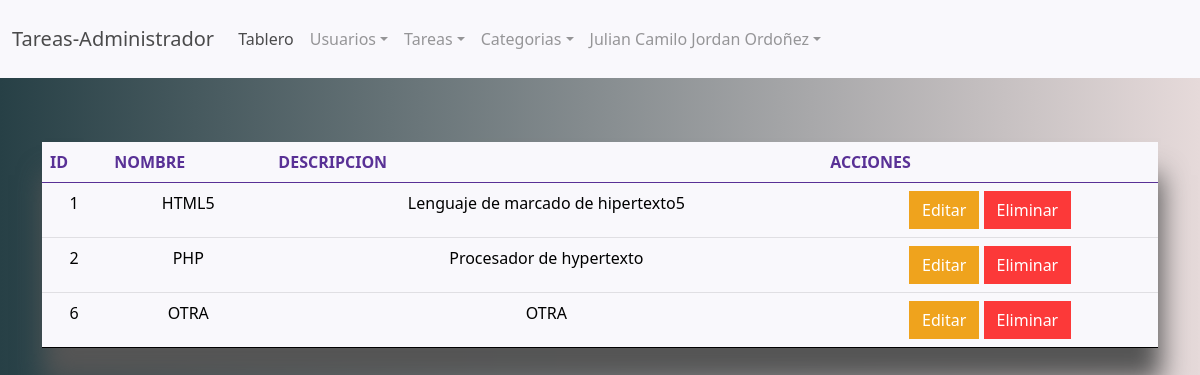
The app's page /administrador/pages/categoriaConsul.php (signed in) with its own data.
### tables this page shows
CREATE TABLE `categorias` (
  `categoria_id` int(11) NOT NULL,
  `categoria_nombre` varchar(44) NOT NULL,
  `categoria_descripcion` varchar(255) NOT NULL
);

### administrador/pages/categoriaConsul.php (the view)
<?php
include_once("../template/cabecera.php");
require_once("../../config/database.php");
$sql = "SELECT * FROM categorias";
$categorias = mysqli_query($conexion,$sql);
?>
    <table class="table table-light mt-5 tabla">
        <thead class="thead-light">
            <tr>
                <th>ID</th>
                <th>NOMBRE</th>
                <th>DESCRIPCION</th>
                <th>ACCIONES</th>
            </tr>
        </thead>
        <tbody>
            <?php while($cate = mysqli_fetch_assoc($categorias)): ?>
            <tr>
                <td><?=$cate["categoria_id"]?></td>
                <td><?=$cate["categoria_nombre"]?></td>
                <td><?=$cate["categoria_descripcion"]?></td>
                <td>
                    <a class="btn btn-warning" href="categoriaEditar.php?id=<?=$cate["categoria_id"]?>">Editar</a>
                    <a class="btn btn-danger" id="eliminar-categoria" href="control.Categorias.php?a=elim&id=<?=$cate["categoria_id"]?>">Eliminar</a>
                </td>
            </tr>
            <?php endwhile; ?>
        </tbody>
</div>
<?php
include_once("../template/footer.php");
?>

### assets/css/main.css (style rules this page uses)
body { background: #E6DADA; background: -webkit-linear-gradient(to right, #274046, #E6DADA); background: linear-gradient(to right, #274046, #E6DADA); }
th { color: #593196; }
a { text-decoration: none; }
.tabla { box-shadow: 3px 33px 25px #555; }
.lista-tarea-admin tr,td { text-align: center; }

### records on screen
categorias: categoria_id "1", categoria_nombre "HTML5", categoria_descripcion "Lenguaje de marcado de hipertexto5"
categorias: categoria_id "2", categoria_nombre "PHP", categoria_descripcion "Procesador de hypertexto"
categorias: categoria_id "6", categoria_nombre "OTRA", categoria_descripcion "OTRA"

### other values on screen
$_SESSION["credenciales"]["usuario_nombre"] "Julian Camilo"
$_SESSION["credenciales"]["usuario_apellidos"] "Jordan Ordoñez"
